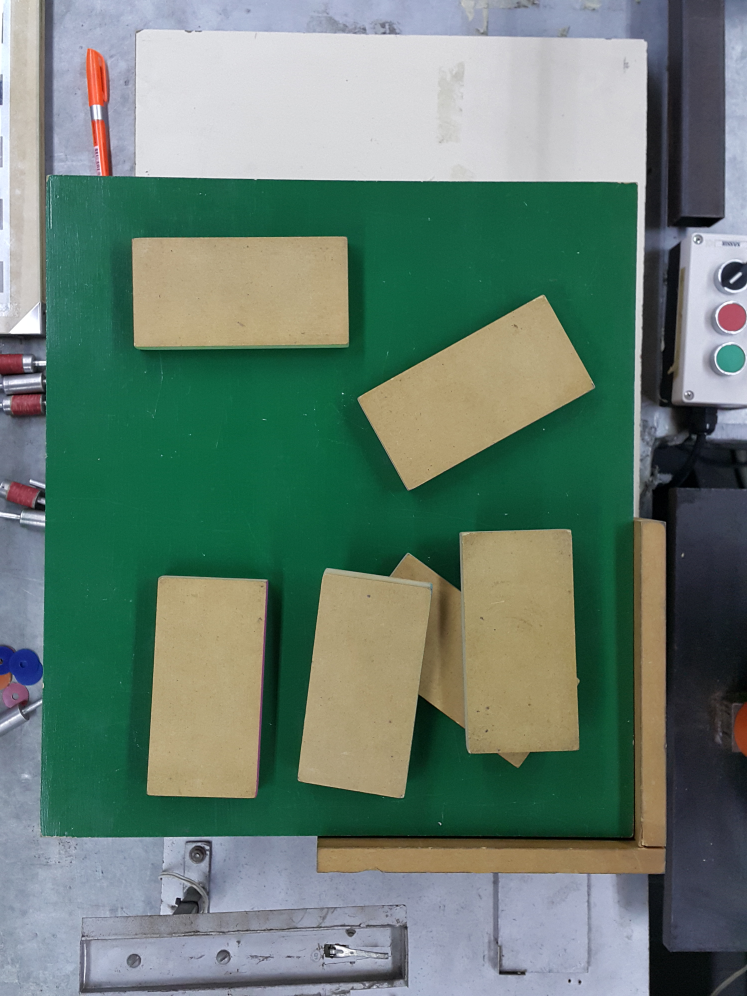
#> input picture TP 6 Hough/bloques1.jpg, 2988 x 3984 px (shown at 1/4 size)
$ jupyter execute TP6-Hough.ipynb   (shell and % lines are left out)
#> lines starting #> are read from the running program, lines starting #| are printed output that depends on the picture
# TP 7: Esquina
-----------------------------------------------------------
En este Trabajo práctico buscamos definir los objetos de interés mediante la transformada de Hough. Este algoritmo utiliza una tecnica de "votación" para posiciones factibles, puede detectar cualquier forma, mientras sea matemáticamente parametrizable. Existen dos tipos de parametrización:

+ Hough-líneas: se representa la línea en coordenadas polares como:
$ \rho= x\cos(\theta) + y \sin(\theta)$, siendo:
    1. $\rho$: La distancia perpendicular al origen de la línea
    2. $\theta$: el ángulo formado por esa perpendicular y la horizontal en sentido antihorario.

Se utiliza esta parametrización puesto que en cartesianas la pendiente m a medida que tiende a ser vertical, m tiende a infinito.

+ Hough-Circulos: puede parametrizarse como: $r^2=\left(x-x_c\right)^2+\left(y-y_c\right)^2$.

Para este trabajo utilizaremos solamente el algoritmo de Hough de líneas.

[cell 1]
#Importamos los paquetes


import numpy as np
import cv2 as cv
import matplotlib.pyplot as plt

[cell 2]
# Leemos la imagen
#=================
img = cv.imread('bloques1.jpg')
#> img is the input picture: shape (3984, 2988, 3); mean B, G, R 112.9, 125.3, 103.1
imgRGB=cv.cvtColor(img,cv.COLOR_BGR2RGB)
gray = cv.cvtColor(img,cv.COLOR_BGR2GRAY)

#Mostramos imagen en gris
plt.figure(figsize=(10,8))
plt.imshow(gray, cmap='gray')
plt.show()

## Resolución

+ Modificamos la imagen usando pirámides Gaussianas, las cuales además de reducir la resolución aplican un filtro Gaussiano que va suavizando la misma. De esta manera el procesamiento se ve optimizado debido a que se redujo el tamaño y peso de la imagen.

[cell 3]
print('\nTamaño imagen original: {} pix'.format(gray.shape))
#| Tamaño imagen original: (3984, 2988) pix

#Nivel 1
img_nivel_1 = cv.pyrDown(gray)
print('\nTamaño imagen nivel 1: {} pix'.format(img_nivel_1.shape))
#| Tamaño imagen nivel 1: (1992, 1494) pix

#Nivel 2
img_nivel_2 = cv.pyrDown(img_nivel_1)
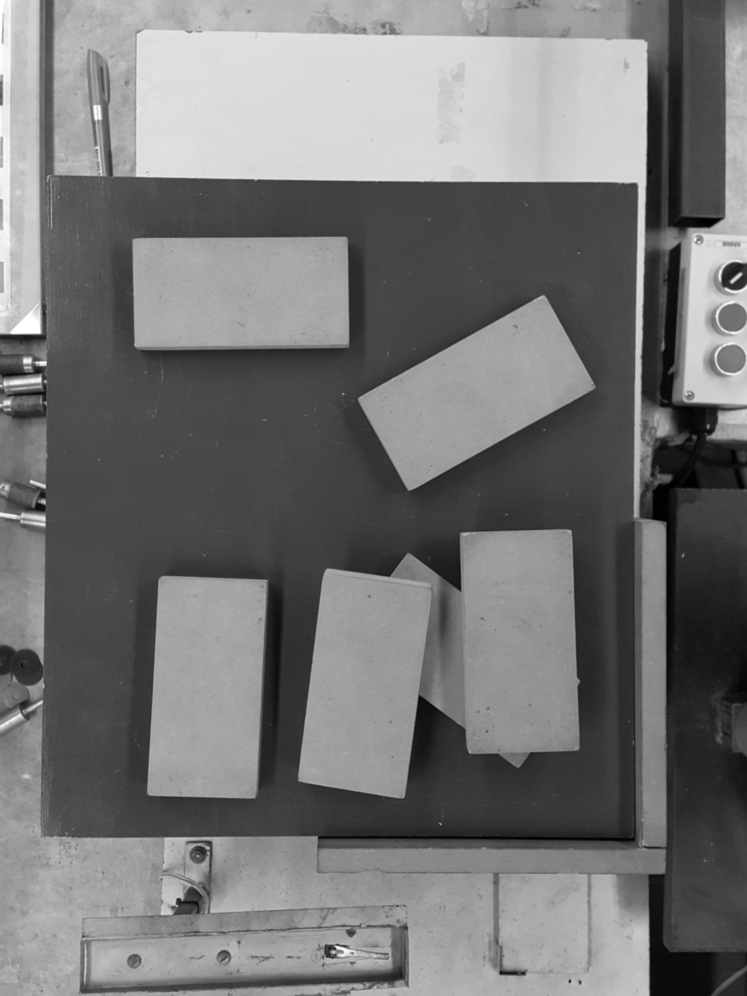
#> img_nivel_2: shape (996, 747); min 0, max 255, mean 117.3
print('\nTamaño imagen nivel 2: {} pix'.format(img_nivel_2.shape))
#| Tamaño imagen nivel 2: (996, 747) pix

#Nivel 3
img_nivel_3 = cv.pyrDown(img_nivel_2)
print('\nTamaño imagen nivel 3: {} pix'.format(img_nivel_3.shape))
#| Tamaño imagen nivel 3: (498, 374) pix

## Histograma - Imagen ecualizada

+ Ecualizamos la imagen realizando un ajuste de histograma de manera tal que lo "estiramos" para uniformizar los valores de intensidad a lo largo de todo el rango. Con esto logramos una imagen con mejor contraste y gran variedad de niveles de gris.

[cell 4]
# Imagen original
plt.figure(figsize=(10,15))
ax1=plt.subplot(221)
ax1.imshow(img_nivel_3, cmap='gray', vmin=0, vmax=255)
ax1.set_title('Original')

plt.figure(figsize=(15,5))
hist1,bins1 = np.histogram(img_nivel_3.ravel(),256,[0,256])
#> hist1 = 256 values, max 4765 at index 71, min 0 at index 0, mean 727.5; bins1 = 257 values from 0 to 256
ax3=plt.subplot(223)
ax3.plot(hist1)

# Imagen ecualizada
img_eqzd = cv.equalizeHist(img_nivel_3)
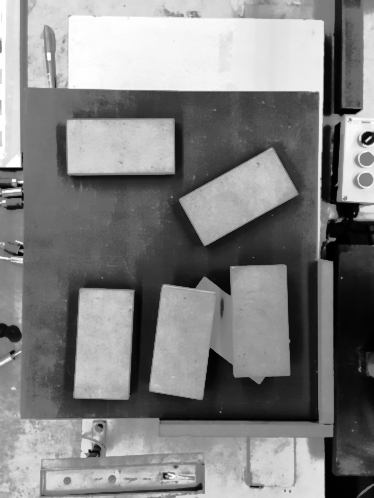
#> img_eqzd: shape (498, 374); min 0, max 255, mean 128.6

plt.figure(figsize=(10,15))
ax2=plt.subplot(222)
ax2.imshow(img_eqzd, cmap='gray', vmin=0, vmax=255)
ax2.set_title('Ecualizada')

plt.figure(figsize=(15,5))
hist2,bins2 = np.histogram(img_eqzd.ravel(),256,[0,256])
#> hist2 = 256 values, max 4765 at index 89, min 0 at index 22, mean 727.5; bins2 = 257 values from 0 to 256
ax4=plt.subplot(224)
ax4.plot(hist2)

plt.show()
#> figure, not shown here; curve peaks at x = 71, y = 4765
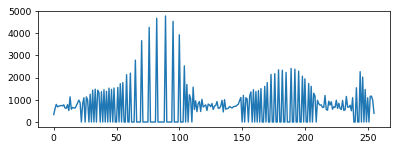
#> figure drawn by matplotlib, 1 panel; curve peaks at x = 89, y = 4765

## Suavizado Gaussiano

+ Usamos un filtro Gaussiano sobre la imagen ya ecualizada para desenfocar los bordes de los bloques mediante la función que proveé opencv "cv.GaussianBlur".

[cell 5]
gaussian = cv.GaussianBlur(img_eqzd, (9, 9), 0)
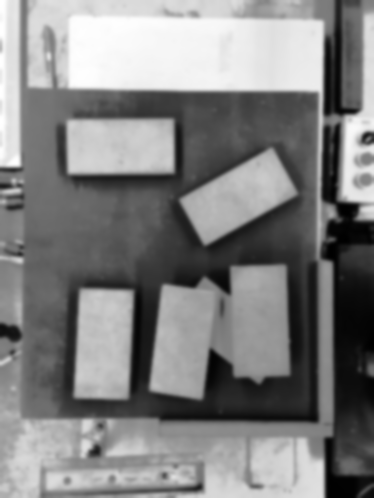
#> gaussian: shape (498, 374); min 0, max 255, mean 128.6

plt.figure(figsize=(10,8))
plt.imshow(gaussian, cmap='gray')
plt.show()

## Canny

+ Usamos el algoritmo de Canny para obtener la imagen de bordes. Todo el procesamiento anterior fue realizado para obtener un mejor resultado con Canny

[cell 6]
# Obtenemos los bordes por Canny
#===============================
edges = cv.Canny(gaussian,50,120,apertureSize = 3)
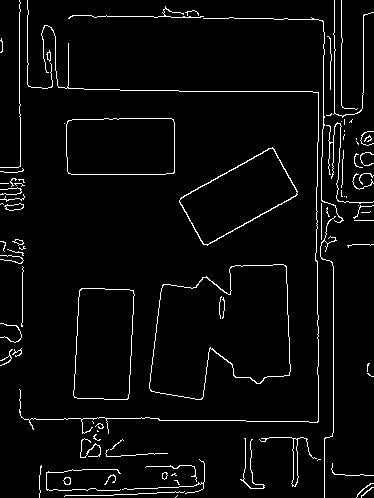
#> edges: shape (498, 374); 3.8% white in thin lines or dots

plt.figure(figsize=(10,8))
plt.imshow(edges)
plt.show()

## Transformada de Hough - Líneas

+ Finalmente procesamos la imagen con la función de opencv "cv.HoughLines", la cual recibe los siguientes parámetros:
    1. rho_step: El paso mínimo por píxel en el que hallará distintas rectas.
    2. theta_step: El paso angular en radianes por el cual va a evaluar las rectas.
    3. thresh: el umbral mínimo de votos.

[cell 7]
def transformada_de_hough(imagen,edges,rho_step,theta_step,thresh):
    '''Devuelve la imagen con la transformada de hough aplicada'''
#> called with rho_step = 1, theta_step = 0.0524, thresh = 50
    lines = cv.HoughLines(edges,rho_step,theta_step,thresh)
#> lines = 59 rows, first 8: [333, 0], [318, 0], [19, 0], [91, 1.57], [341, 0], [174, 1.57], [94, 0.0524], [316, 1.05]

    # Dibujamos lo resultados
    #========================
    imgRGB=cv.cvtColor(imagen,cv.COLOR_BGR2RGB)
#> imgRGB: shape (498, 374, 3)
    img_out = imgRGB.copy()


    for line in lines:
        rho,theta = line[0]
        a = np.cos(theta)
        b = np.sin(theta)
        x0 = a*rho
        y0 = b*rho
        x1 = int(x0 + 1000*(-b))
        y1 = int(y0 + 1000*(a))
        x2 = int(x0 - 1000*(-b))
        y2 = int(y0 - 1000*(a))
        cv.line(img_out,(x1,y1),(x2,y2),(0,0,255),1)
#> this loop made 59 passes
#> (rho, theta, a, b, x0, y0, x1, y1) on passes 1 to 12: (333, 0, 1, 0, 333, 0, 333, 1000), (318, 0, 1, 0, 318, 0, 318, 1000), (19, 0, 1, 0, 19, 0, 19, 1000), (91, 1.57, -4.37e-08, 1, -3.98e-06, 91, -1000, 90), (341, 0, 1, 0, 341, 0, 341, 1000), (174, 1.57, -4.37e-08, 1, -7.61e-06, 174, -1000, 173), (94, 0.0524, 0.999, 0.0523, 93.87, 4.92, 41, 1003), (316, 1.05, 0.5, 0.866, 158, 273.7, -708, 773), (149, 0.0524, 0.999, 0.0523, 148.8, 7.8, 96, 1006), (363, 0, 1, 0, 363, 0, 363, 1000), (323, 0, 1, 0, 323, 0, 323, 1000), (347, 0.0524, 0.999, 0.0523, 346.5, 18.16, 294, 1016)
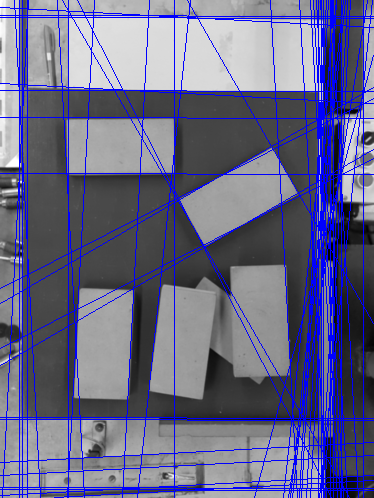
#> img_out: shape (498, 374, 3); mean R, G, B 103.7, 103.7, 136.2
#| Tamaño imagen original: (3984, 2988) pix

    return img_out

[cell 8]
# Obtenemos las líneas por la transformada de Hough
#==================================================
rho_step = 1
theta_step = (np.pi/180)*3
thresh = 50

img_out = transformada_de_hough(img_nivel_3,edges,rho_step,theta_step,thresh)

plt.figure(figsize=(10,8))
plt.imshow(img_out)
plt.show()

## Resolución
+ Devolvemos la imagen ya analizada en el formato original, aplicando pirámides Gaussianas.

[cell 9]
def pyrUp_imagenes(imagen):
    imgs_pyrUp = []
    img=imagen

    for i in range(0,4):
        print('\nTamaño imagen nivel {}: {} pix'.format(i,img.shape))
        imgs_pyrUp.append(img)
        img = cv.pyrUp(img)
#> this loop made 4 passes
#> pass 1, in pyrUp_imagenes, `img = cv.pyrUp(img)`:
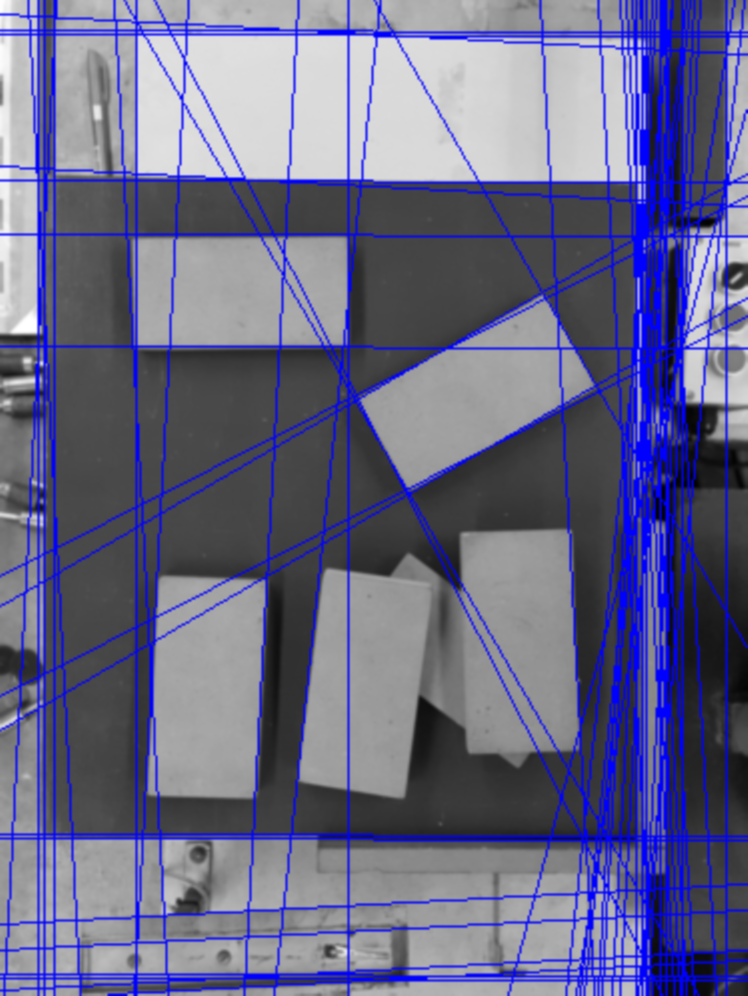
#> img: shape (996, 748, 3); mean R, G, B 103.7, 103.7, 136.2
#> after the loop, imgs_pyrUp = 4 items

    return imgs_pyrUp

[cell 10]
print('\nTamaño imagen original: {} pix'.format(gray.shape))

imgs = pyrUp_imagenes(img_out)
#> imgs = 4 items
img_hough_nivel_3 = imgs[3]

plt.figure(figsize=(10,8))
plt.imshow(img_hough_nivel_3)
plt.show()

# Otro Metodo

+ Probamos con otro metodo para comparar los resultados en la imagen anteriormente obtenida.

## Filtro Bilateral

+ Utilizamos este filtro de suavizado para desenfocar la imagen exceptuando los bordes, dado que allí se encuentran cambios de intensidad altos.

[cell 11]
d=9
img_bilateral = cv.bilateralFilter(img_eqzd, d, 2*d, d/2)

plt.figure(figsize=(10,8))
plt.imshow(img_bilateral, cmap='gray')
plt.show()

## Canny
+ Procesamos la imagen por canny para obtener la imagen de bordes

[cell 12]
# Obtenemos los bordes por Canny
#===============================
edges = cv.Canny(img_bilateral,50,120,apertureSize = 3)
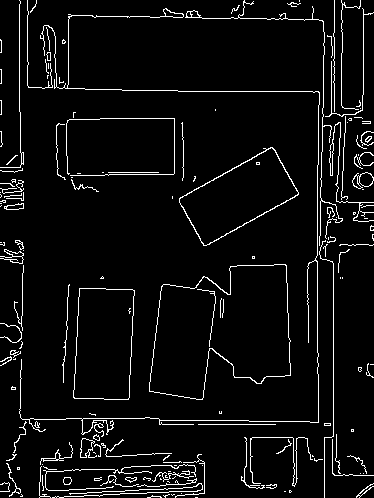
#> edges: shape (498, 374); 5.2% white in thin lines or dots

plt.figure(figsize=(10,8))
plt.imshow(edges)
plt.show()

## Transformada de Hough

[cell 13]
# Obtenemos las líneas por la transformada de Hough
#==================================================
rho_step = 1
theta_step = (np.pi/180)*3
thresh = 65

img_out = transformada_de_hough(img_nivel_3,edges,rho_step,theta_step,thresh)
#> call 2 of transformada_de_hough, with rho_step = 1, theta_step = 0.0524, thresh = 65
#> in transformada_de_hough (call 2), `lines = cv.HoughLines(edges,rho_step,theta_step,thresh)`: lines = 55 rows, first 8: [333, 0], [317, 0], [19, 0], [91, 1.57], [424, 1.57], [94, 0.0524], [496, 1.52], [492, 1.52]
#> the loop in transformada_de_hough (call 2), `for line in lines:` made 55 passes
#> line on passes 12 to 23: [[351, 0.0524]], [[473, 1.52]], [[499, 1.52]], [[346, 0.0524]], [[316, 1.05]], [[461, 1.52]], [[418, 1.57]], [[68, 0]], [[324, 0]], [[83, 0.0524]], [[341, 0]], [[342, 0.105]]
#> (rho, theta, a, b, x0, y0, x1, y1) on passes 1 to 6: (333, 0, 1, 0, 333, 0, 333, 1000), (317, 0, 1, 0, 317, 0, 317, 1000), (19, 0, 1, 0, 19, 0, 19, 1000), (91, 1.57, -4.37e-08, 1, -3.98e-06, 91, -1000, 90), (424, 1.57, -4.37e-08, 1, -1.85e-05, 424, -1000, 423), (94, 0.0524, 0.999, 0.0523, 93.87, 4.92, 41, 1003)
#> after the loop in transformada_de_hough (call 2), `for line in lines:`:
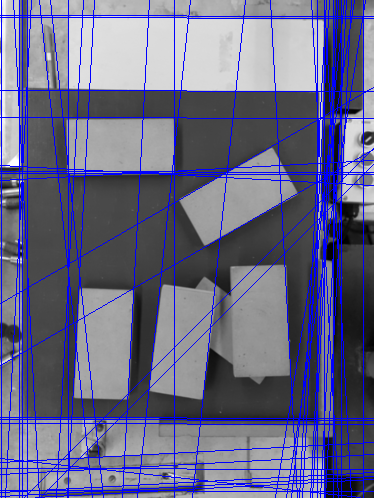
#> img_out: shape (498, 374, 3); mean R, G, B 104, 104, 134.8

plt.figure(figsize=(10,8))
plt.imshow(img_out)
plt.show()

## Resolución

[cell 14]
print('\nTamaño imagen original: {} pix'.format(gray.shape))
#| Tamaño imagen original: (3984, 2988) pix

imgs = pyrUp_imagenes(img_out)
#> the loop in pyrUp_imagenes (call 2), `for i in range(0,4):` made 4 passes
#> pass 1, in pyrUp_imagenes (call 2), `img = cv.pyrUp(img)`:
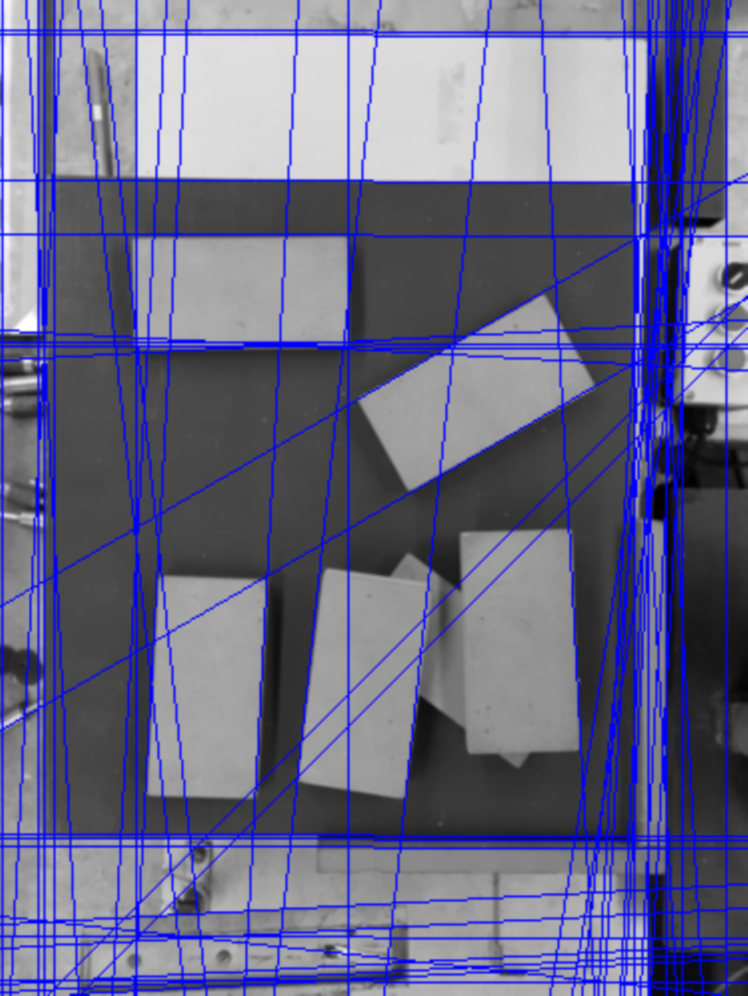
#> img: shape (996, 748, 3); mean R, G, B 104, 104, 134.8
